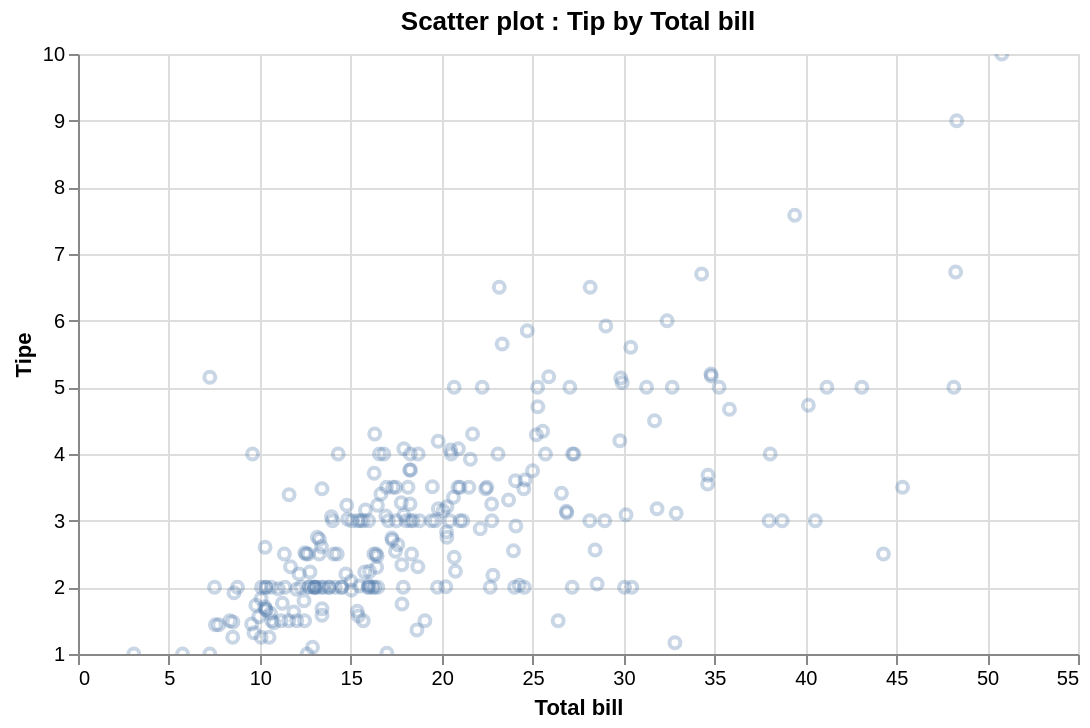

The code cell stored with this chart in its notebook:
### Markdown cell above
## Visualización

### Code cell
chart =  (
    tips_pl.plot.point(
        x="total_bill",
        y="tip",
    )
    .properties(width=500, title="Scatter plot : Tip by Total bill" )
    .configure_scale(zero=False)
    .configure_axisX(tickMinStep=1)
    .configure_point(opacity=0.3)
)
chart.encoding.x.title = "Total bill"
chart.encoding.y.title = "Tipe"
chart

### Figure 1 — Vega-Lite specification as saved in the notebook (floating-point values rounded to 4 significant figures; data arrays with more than 128 entries replaced by an {"elided": "..."} marker saying what was removed)
{"config": {"view": {"continuousWidth": 300, "continuousHeight": 300}, "axisX": {"tickMinStep": 1}, "point": {"opacity": 0.3}, "scale": {"zero": false}}, "data": {"name": "data-f795d6974a782cd165ff81948ea68153"}, "mark": {"type": "point", "tooltip": true}, "encoding": {"x": {"field": "total_bill", "title": "Total bill", "type": "quantitative"}, "y": {"field": "tip", "title": "Tipe", "type": "quantitative"}}, "params": [{"name": "param_12", "select": {"type": "interval", "encodings": ["x", "y"]}, "bind": "scales"}], "title": "Scatter plot : Tip by Total bill", "width": 500, "$schema": "https://vega.github.io/schema/vega-lite/v5.20.1.json", "datasets": {"data-f795d6974a782cd165ff81948ea68153": {"elided": "244 records"}}}
